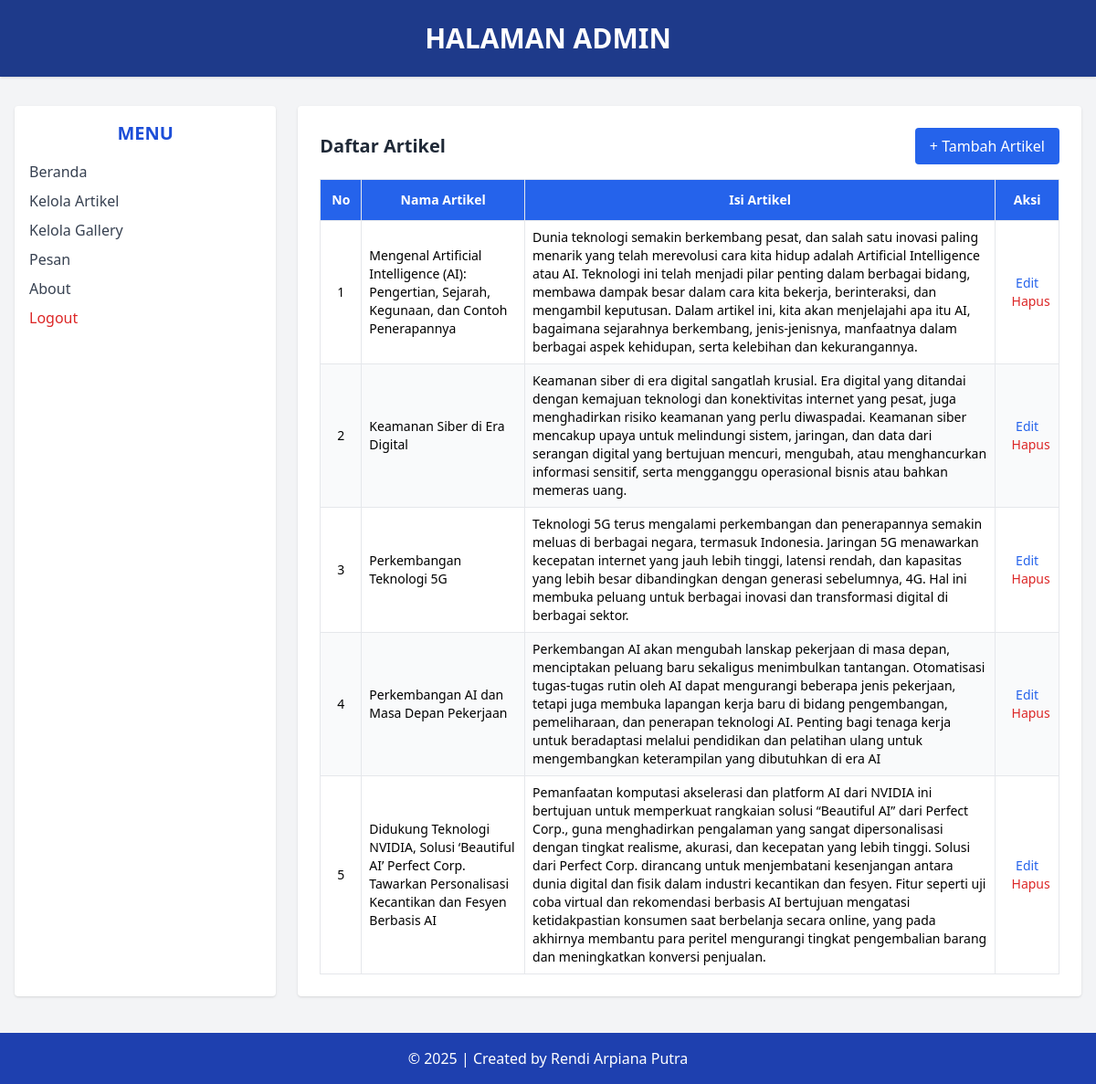
Screenshot of /admin/data_artikel.php (signed in) with the database file from the repository.
### tables this page shows
CREATE TABLE `tbl_artikel` (
  `id_artikel` int(5) NOT NULL AUTO_INCREMENT,
  `nama_artikel` text DEFAULT NULL,
  `isi_artikel` text DEFAULT NULL,
  PRIMARY KEY (`id_artikel`)
);

### admin/data_artikel.php (the view, shortened to what this page needs)
<?php
include('../koneksi.php');
?>
<!DOCTYPE html>
<html lang="en">
<head>
    <script src="https://cdn.tailwindcss.com"></script>
</head>
<body class="bg-gray-100 min-h-screen">
    <header class="bg-blue-900 text-white text-center py-6 shadow">
        <h1 class="text-3xl font-bold"> HALAMAN ADMIN</h1>
    </header>
    <div class="flex max-w-7xl mx-auto mt-8 px-4">
        <aside class="w-1/4 bg-white rounded shadow p-4">
            <h2 class="text-xl font-semibold text-blue-700 mb-4 text-center">MENU</h2>
            <ul class="space-y-2 text-gray-700">
               <li><a href="beranda_admin.php" class="block hover:text-blue-600">Beranda</a></li>
                <li><a href="data_artikel.php" class="block hover:text-blue-600">Kelola Artikel</a></li>
                <li><a href="data_gallery.php" class="block hover:text-blue-600">Kelola Gallery</a></li>
                <li><a href="data_pesan.php" class="block hover:text-blue-600">Pesan</a></li>
                <li><a href="about.php" class="block hover:text-blue-600">About</a></li>
                <li>
                    <a href="logout.php" onclick="return confirm('Apakah anda yakin ingin keluar?');"
                        class="block text-red-600 hover:underline fontmedium">Logout</a>
                </li>
            </ul>
        </aside>
        <main class="w-3/4 bg-white rounded shadow p-6 ml-6">
            <div class="flex justify-between items-center mb-4">
                <h2 class="text-xl font-bold text-gray-800">Daftar Artikel</h2>
                <a href="add_artikel.php"
                    class="bg-blue-600 text-white px-4 py-2 rounded hover:bg-blue-700 transition">+ Tambah Artikel</a>
            </div>
            <table class="min-w-full table-auto border border-gray-300 text-sm">
                <thead class="bg-blue-600 text-white">
                    <tr>
                        <th class="p-3 border">No</th>
                        <th class="p-3 border">Nama Artikel</th>
                        <th class="p-3 border">Isi Artikel</th>
                        <th class="p-3 border">Aksi</th>
                    </tr>
                </thead>
                <tbody>
                    <?php
                    $sql = "SELECT * FROM tbl_artikel";
                    $query = mysqli_query($db, $sql);
                    $no = 1;
                    while ($data = mysqli_fetch_array($query)) {
                        echo "<tr class='even:bg-gray-50'>";
                        echo "<td class='border p-2 text-center'>" . $no++ . "</td>";
                        echo "<td class='border p-2'>" .
                            htmlspecialchars($data['nama_artikel']) . "</td>";
                        echo "<td class='border p-2'>" .
                            htmlspecialchars($data['isi_artikel']) . "</td>";
                        echo "<td class='border p-2 text-center space-x-2'>
                        <a href='edit_artikel.php?id_artikel={$data['id_artikel']}' class='text-blue-600 hover:underline'>Edit</a>
                        <a href='delete_artikel.php?id_artikel={$data['id_artikel']}'onclick='return confirm(\"Yakin ingin menghapus?\")'
                        class='text-red-600 hover:underline'>Hapus</a> </td>";
                        echo "</tr>";
                    }
                    ?>
                </tbody>
            </table>
        </main>
    </div>
    <footer class="bg-blue-800 text-white text-center py-4 mt-10">
        &copy; <?php echo date('Y'); ?> | Created by Rendi Arpiana Putra
    </footer>
</body>
</html>

### rows the page displays
tbl_artikel: nama_artikel "Mengenal Artificial Intelligence (AI): Pengertian, Sejarah, Kegunaan, dan Contoh Penerapannya", isi_artikel "Dunia teknologi semakin berkembang pesat, dan salah satu inovasi paling menarik yang telah merevolusi cara kita hidup adalah Artificial Intelligence atau AI. Teknologi ini telah menjadi pilar penting dalam berbagai bidang, membawa dampak besar dalam cara kita bekerja, berinteraksi, dan mengambil keputusan. Dalam artikel ini, kita akan menjelajahi apa itu AI, bagaimana sejarahnya berkembang, jenis-jenisnya, manfaatnya dalam berbagai aspek kehidupan, serta kelebihan dan kekurangannya."
tbl_artikel: nama_artikel "Keamanan Siber di Era Digital", isi_artikel "Keamanan siber di era digital sangatlah krusial. Era digital yang ditandai dengan kemajuan teknologi dan konektivitas internet yang pesat, juga menghadirkan risiko keamanan yang perlu diwaspadai. Keamanan siber mencakup upaya untuk melindungi sistem, jaringan, dan data dari serangan digital yang bertujuan mencuri, mengubah, atau menghancurkan informasi sensitif, serta mengganggu operasional bisnis atau bahkan memeras uang."
tbl_artikel: nama_artikel "Perkembangan Teknologi 5G", isi_artikel "Teknologi 5G terus mengalami perkembangan dan penerapannya semakin meluas di berbagai negara, termasuk Indonesia. Jaringan 5G menawarkan kecepatan internet yang jauh lebih tinggi, latensi rendah, dan kapasitas yang lebih besar dibandingkan dengan generasi sebelumnya, 4G. Hal ini membuka peluang untuk berbagai inovasi dan transformasi digital di berbagai sektor."
tbl_artikel: nama_artikel "Perkembangan AI dan Masa Depan Pekerjaan", isi_artikel "Perkembangan AI akan mengubah lanskap pekerjaan di masa depan, menciptakan peluang baru sekaligus menimbulkan tantangan. Otomatisasi tugas-tugas rutin oleh AI dapat mengurangi beberapa jenis pekerjaan, tetapi juga membuka lapangan kerja baru di bidang pengembangan, pemeliharaan, dan penerapan teknologi AI. Penting bagi tenaga kerja untuk beradaptasi melalui pendidikan dan pelatihan ulang untuk mengembangkan keterampilan yang dibutuhkan di era AI"
tbl_artikel: nama_artikel "Didukung Teknologi NVIDIA, Solusi ‘Beautiful AI’ Perfect Corp. Tawarkan Personalisasi Kecantikan dan Fesyen Berbasis AI", isi_artikel "Pemanfaatan komputasi akselerasi dan platform AI dari NVIDIA ini bertujuan untuk memperkuat rangkaian solusi “Beautiful AI” dari Perfect Corp., guna menghadirkan pengalaman yang sangat dipersonalisasi dengan tingkat realisme, akurasi, dan kecepatan yang lebih tinggi. Solusi dari Perfect Corp. dirancang untuk menjembatani kesenjangan antara dunia digital dan fisik dalam industri kecantikan dan fesyen. Fitur seperti uji coba virtual dan rekomendasi berbasis AI bertujuan mengatasi ketidakpastian konsumen saat berbelanja secara online, yang pada akhirnya membantu para peritel mengurangi tingkat pengembalian barang dan meningkatkan konversi penjualan."
